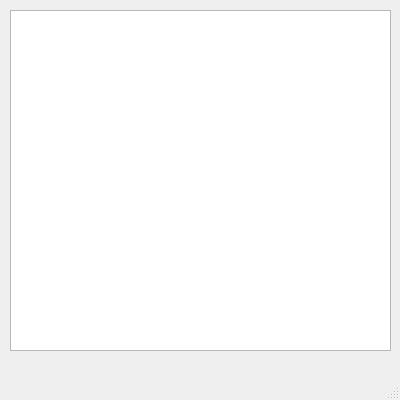
<?xml version="1.0" encoding="UTF-8"?>
<ui version="4.0">
 <class>MainWindow</class>
 <widget class="QMainWindow" name="MainWindow">
  <property name="geometry">
   <rect>
    <x>0</x>
    <y>0</y>
    <width>400</width>
    <height>400</height>
   </rect>
  </property>
  <property name="windowTitle">
   <string>MainWindow</string>
  </property>
  <widget class="QWidget" name="centralwidget">
   <widget class="QGraphicsView" name="graphicsView">
    <property name="geometry">
     <rect>
      <x>10</x>
      <y>10</y>
      <width>381</width>
      <height>341</height>
     </rect>
    </property>
   </widget>
  </widget>
  <widget class="QMenuBar" name="menubar">
   <property name="geometry">
    <rect>
     <x>0</x>
     <y>0</y>
     <width>400</width>
     <height>22</height>
    </rect>
   </property>
  </widget>
  <widget class="QStatusBar" name="statusbar"/>
 </widget>
 <resources/>
 <connections/>
</ui>
